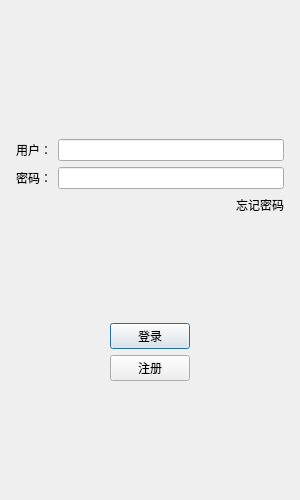
<?xml version="1.0" encoding="UTF-8"?>
<ui version="4.0">
 <class>loglogindialog</class>
 <widget class="QDialog" name="loglogindialog">
  <property name="geometry">
   <rect>
    <x>0</x>
    <y>0</y>
    <width>300</width>
    <height>500</height>
   </rect>
  </property>
  <property name="minimumSize">
   <size>
    <width>300</width>
    <height>500</height>
   </size>
  </property>
  <property name="maximumSize">
   <size>
    <width>300</width>
    <height>500</height>
   </size>
  </property>
  <property name="sizeIncrement">
   <size>
    <width>0</width>
    <height>0</height>
   </size>
  </property>
  <property name="baseSize">
   <size>
    <width>0</width>
    <height>0</height>
   </size>
  </property>
  <property name="windowTitle">
   <string>Dialog</string>
  </property>
  <layout class="QVBoxLayout" name="verticalLayout_2">
   <item>
    <layout class="QVBoxLayout" name="verticalLayout">
     <property name="leftMargin">
      <number>5</number>
     </property>
     <property name="topMargin">
      <number>5</number>
     </property>
     <property name="rightMargin">
      <number>5</number>
     </property>
     <property name="bottomMargin">
      <number>5</number>
     </property>
     <item>
      <layout class="QVBoxLayout" name="verticalLayout_3">
       <item>
        <widget class="QLabel" name="head_label">
         <property name="text">
          <string/>
         </property>
         <property name="pixmap">
          <pixmap resource="../../rs.qrc">:/res/ice.png</pixmap>
         </property>
         <property name="alignment">
          <set>Qt::AlignmentFlag::AlignCenter</set>
         </property>
        </widget>
       </item>
      </layout>
     </item>
     <item>
      <spacer name="verticalSpacer">
       <property name="orientation">
        <enum>Qt::Orientation::Vertical</enum>
       </property>
       <property name="sizeHint" stdset="0">
        <size>
         <width>20</width>
         <height>40</height>
        </size>
       </property>
      </spacer>
     </item>
     <item>
      <layout class="QHBoxLayout" name="horizontalLayout_6">
       <item>
        <widget class="QLabel" name="user_label">
         <property name="text">
          <string>用户：</string>
         </property>
        </widget>
       </item>
       <item>
        <widget class="QLineEdit" name="user_edit">
         <property name="text">
          <string/>
         </property>
        </widget>
       </item>
      </layout>
     </item>
     <item>
      <layout class="QHBoxLayout" name="horizontalLayout_7">
       <item>
        <widget class="QLabel" name="pass_label">
         <property name="text">
          <string>密码：</string>
         </property>
        </widget>
       </item>
       <item>
        <widget class="QLineEdit" name="pass_edit">
         <property name="text">
          <string/>
         </property>
        </widget>
       </item>
      </layout>
     </item>
     <item>
      <layout class="QHBoxLayout" name="horizontalLayout_8">
       <item>
        <spacer name="horizontalSpacer_5">
         <property name="orientation">
          <enum>Qt::Orientation::Horizontal</enum>
         </property>
         <property name="sizeHint" stdset="0">
          <size>
           <width>40</width>
           <height>20</height>
          </size>
         </property>
        </spacer>
       </item>
       <item>
        <widget class="QLabel" name="label_4">
         <property name="text">
          <string>忘记密码</string>
         </property>
        </widget>
       </item>
      </layout>
     </item>
     <item>
      <spacer name="verticalSpacer_2">
       <property name="orientation">
        <enum>Qt::Orientation::Vertical</enum>
       </property>
       <property name="sizeHint" stdset="0">
        <size>
         <width>20</width>
         <height>40</height>
        </size>
       </property>
      </spacer>
     </item>
     <item>
      <layout class="QHBoxLayout" name="horizontalLayout_9">
       <item>
        <spacer name="horizontalSpacer">
         <property name="orientation">
          <enum>Qt::Orientation::Horizontal</enum>
         </property>
         <property name="sizeHint" stdset="0">
          <size>
           <width>40</width>
           <height>20</height>
          </size>
         </property>
        </spacer>
       </item>
       <item>
        <widget class="QPushButton" name="login_btn">
         <property name="text">
          <string>登录</string>
         </property>
        </widget>
       </item>
       <item>
        <spacer name="horizontalSpacer_3">
         <property name="orientation">
          <enum>Qt::Orientation::Horizontal</enum>
         </property>
         <property name="sizeHint" stdset="0">
          <size>
           <width>40</width>
           <height>20</height>
          </size>
         </property>
        </spacer>
       </item>
      </layout>
     </item>
     <item>
      <layout class="QHBoxLayout" name="horizontalLayout_10">
       <item>
        <spacer name="horizontalSpacer_2">
         <property name="orientation">
          <enum>Qt::Orientation::Horizontal</enum>
         </property>
         <property name="sizeHint" stdset="0">
          <size>
           <width>40</width>
           <height>20</height>
          </size>
         </property>
        </spacer>
       </item>
       <item>
        <widget class="QPushButton" name="reg_btn">
         <property name="text">
          <string>注册</string>
         </property>
        </widget>
       </item>
       <item>
        <spacer name="horizontalSpacer_4">
         <property name="orientation">
          <enum>Qt::Orientation::Horizontal</enum>
         </property>
         <property name="sizeHint" stdset="0">
          <size>
           <width>40</width>
           <height>20</height>
          </size>
         </property>
        </spacer>
       </item>
      </layout>
     </item>
     <item>
      <spacer name="verticalSpacer_3">
       <property name="orientation">
        <enum>Qt::Orientation::Vertical</enum>
       </property>
       <property name="sizeHint" stdset="0">
        <size>
         <width>20</width>
         <height>40</height>
        </size>
       </property>
      </spacer>
     </item>
    </layout>
   </item>
  </layout>
 </widget>
 <resources>
  <include location="../../rs.qrc"/>
 </resources>
 <connections/>
</ui>
